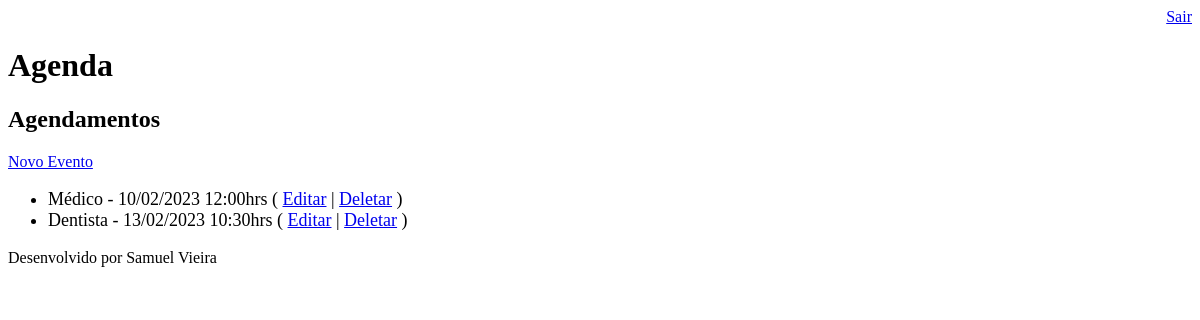
Page /agenda/ (signed in) on the earlier database version.
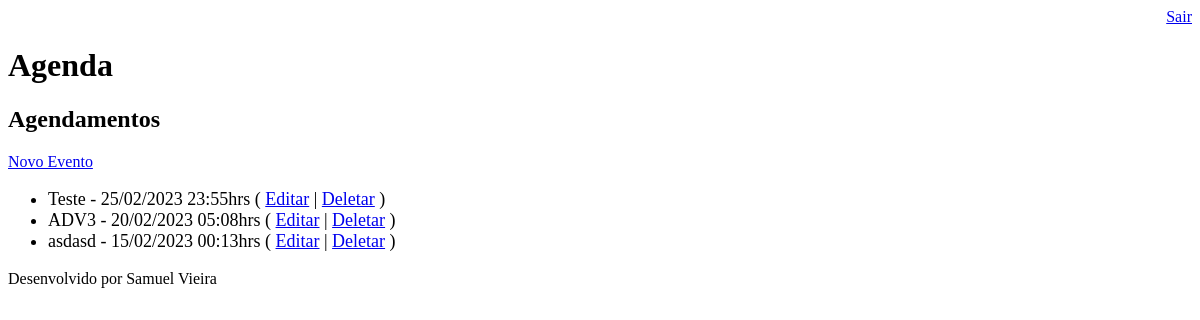
Same page on the later database version.
### core_app/models.py (models this page shows, shortened)
class Event(models.Model):
    title = models.CharField(max_length=100)
    description = models.TextField(blank=True, null=True)
    event_date = models.DateTimeField()
    create_date = models.DateTimeField(auto_now=True, verbose_name='Registered in')
    user = models.ForeignKey(User, on_delete=models.CASCADE)
    class Meta:
        db_table = 'events'
    def get_create_date(self):
        return self.event_date.strftime('%d/%m/%Y %H:%Mhrs')
    def get_delayed_event(self):
        if self.event_date < dt.now():
            return True
        else:
            return False

### core_app/views.py (the view)
# urls.py: path('agenda/', views.events_list),
@login_required(login_url='/login/')
def events_list(req):
    user = req.user
    time_now = dt.now() - timedelta(hours=1)
    evnt = Event.objects.filter(user=user, event_date__gt=time_now)
    data = {'events': evnt}
    return render(req, 'agenda.html', data)

### templates/agenda.html
{% extends "model_page.html" %}
{% block content %}
    <h2>Agendamentos</h2>
    <a href="evento/" style="">Novo Evento</a>
    <ul style="font-size: 18px">
    {% for event in events %}
        <li>
            <div style={% if event.get_delayed_event %}color:red{% endif %}>
                {{ event.title }} - {{ event.get_create_date }}
                ( <a href="evento/?id={{event.id}}">Editar</a> | <a href="evento/delete/{{ event.id }}/">Deletar</a> )
            </div>
        </li>
    {% endfor %}
    </ul>
{% endblock %}

### templates/model_page.html (shortened to what this page needs)
<!DOCTYPE html>
<html lang="pt-br">
<head>
</head>
<header>
    {% include "model_header.html" %}
</header>
<body>
    {% block content %} {% endblock %}
</body>
<footer>
    {% include "model_footer.html" %}
</footer>
</html>

### templates/model_header.html
<div align="right">
   <a href="/logout">Sair</a>
</div>
<h1>Agenda</h1>

### templates/model_footer.html
<p>Desenvolvido por Samuel Vieira</p>

Differences in the rows shown:
removed Event: title "Médico", get_create_date "10/02/2023 12:00hrs"
removed Event: title "Dentista", get_create_date "13/02/2023 10:30hrs"
added Event: title "Teste", get_create_date "25/02/2023 23:55hrs"
added Event: title "ADV3", get_create_date "20/02/2023 05:08hrs"
added Event: title "asdasd", get_create_date "15/02/2023 00:13hrs"
